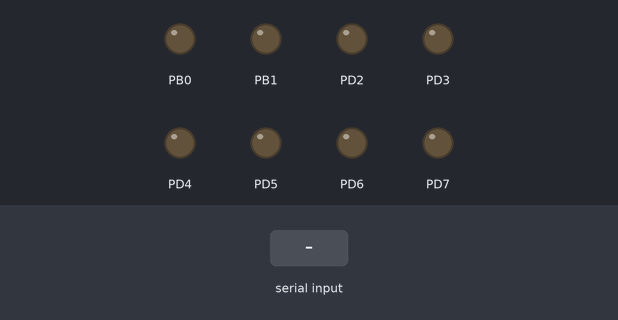
Bench run of a program on a simulated ATmega328P, built with avr-gcc and emulated at 16 MHz. Shown: output pins drawn as LEDs (lit = HIGH). The inputs (shaded band) are chosen by the test bench. What the program prints to the serial monitor is not drawn.

Above: at 1.2 s.
1.3 s: "1\n" received over Serial
2.8 s: byte 50 ('2') received over Serial
4.3 s: byte 49 ('1') received over Serial
At 5.5 s:
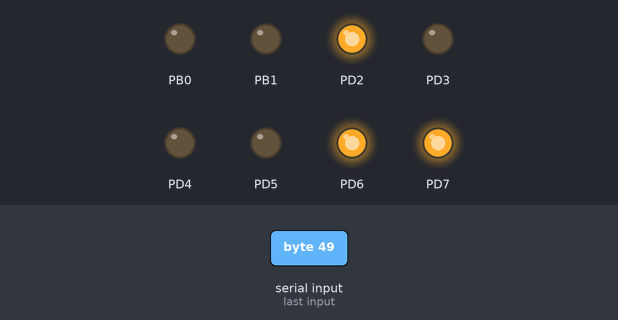
5.8 s: "0\n" received over Serial
Timing chart, 0 to 8.3 s (numbered marks = the images above; inputs shaded):
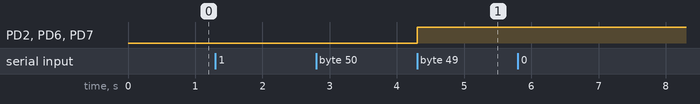

The program:

main.c
```c
/*
 * PostLab_UART.c
 *
 * Created: 28/04/2026
 * Author: Juan Rodrigo Donis Alvizures
 * Description:
 * Muestra un menu por UART:
 * 1. Leer potenciómetro
 * 2. Enviar ASCII
 * Luego vuelve a mostrar el menú.
 */
/****************************************/
// Encabezado (Libraries)

#define F_CPU 16000000UL
#include <avr/io.h>
#include <stdint.h>

/****************************************/
// Function prototypes

void UART0_Init(void);
void UART0_TxChar(char c);
void cadena(char txt[]);
char UART0_RxChar(void);
char UART0_RxCharNoEnter(void);

void ADC0_Init(void);
uint16_t ADC0_Read(void);

void LEDs_Init(void);
void MostrarByte(uint8_t valor);

void UART0_TxUInt16(uint16_t valor);
void MostrarMenu(void);

/****************************************/
// Main Function

int main(void)
{
    char opcion;
    char caracter;
    uint16_t valorPot;

    UART0_Init();
    ADC0_Init();
    LEDs_Init();

    while (1)
    {
        MostrarMenu();
        opcion = UART0_RxCharNoEnter();

        UART0_TxChar(opcion);
        cadena("\r\n");

        switch (opcion)
        {
            case '1':
                valorPot = ADC0_Read();
                cadena("Valor del potenciometro: ");
                UART0_TxUInt16(valorPot);
                cadena("\r\n\r\n");
                break;

            case '2':
                cadena("Ingrese un caracter: ");
                caracter = UART0_RxCharNoEnter();
                UART0_TxChar(caracter);
                cadena("\r\n");

                MostrarByte((uint8_t)caracter);

                cadena("ASCII decimal: ");
                UART0_TxUInt16((uint8_t)caracter);
                cadena("\r\n\r\n");
                break;

            default:
                cadena("Opcion invalida\r\n\r\n");
                break;
        }
    }
}

/****************************************/
// NON-Interrupt subroutines

void UART0_Init(void)
{
    uint16_t ubrr = 103;

    UBRR0H = (uint8_t)(ubrr >> 8);
    UBRR0L = (uint8_t)ubrr;

    UCSR0A = 0x00;
    UCSR0B = (1 << RXEN0) | (1 << TXEN0);
    UCSR0C = (1 << UCSZ01) | (1 << UCSZ00);
}

void UART0_TxChar(char c)
{
    while (!(UCSR0A & (1 << UDRE0)));
    UDR0 = c;
}

void cadena(char txt[])
{
    uint8_t i = 0;

    while (txt[i] != '\0')
    {
        UART0_TxChar(txt[i]);
        i++;
    }
}

char UART0_RxChar(void)
{
    while (!(UCSR0A & (1 << RXC0)));
    return UDR0;
}

char UART0_RxCharNoEnter(void)
{
    char c;

    do
    {
        c = UART0_RxChar();
    }
    while (c == '\r' || c == '\n');

    return c;
}

void ADC0_Init(void)
{
    ADMUX = (1 << REFS0);
    ADCSRA = (1 << ADEN) | (1 << ADPS2) | (1 << ADPS1) | (1 << ADPS0);
}

uint16_t ADC0_Read(void)
{
    ADMUX = (ADMUX & 0xF0) | 0x00;
    ADCSRA |= (1 << ADSC);
    while (ADCSRA & (1 << ADSC));
    return ADC;
}

void LEDs_Init(void)
{
    DDRD |= 0b11111100;
    DDRB |= 0b00000011;

    PORTD &= 0b00000011;
    PORTB &= 0b11111100;
}

void MostrarByte(uint8_t valor)
{
    PORTD = (PORTD & 0b00000011) | ((valor & 0x3F) << 2);
    PORTB = (PORTB & 0b11111100) | ((valor >> 6) & 0x03);
}

void UART0_TxUInt16(uint16_t valor)
{
    char buffer[6];
    uint8_t i = 0;
    uint8_t j;

    if (valor == 0)
    {
        UART0_TxChar('0');
        return;
    }

    while (valor > 0)
    {
        buffer[i] = (valor % 10) + '0';
        valor = valor / 10;
        i++;
    }

    for (j = i; j > 0; j--)
    {
        UART0_TxChar(buffer[j - 1]);
    }
}

void MostrarMenu(void)
{
    cadena("Menu UART\r\n");
    cadena("1. Leer Potenciometro\r\n");
    cadena("2. Enviar ASCII\r\n");
    cadena("Seleccione una opcion: ");
}
```

Measured:
- after the input at 1.3 s, every drawn part: stays the same
- after the input at 2.8 s, every drawn part: stays the same
- after the input at 4.3 s, PD2, PD6, PD7: LOW → HIGH at once
- after the input at 5.8 s, every drawn part: stays the same
